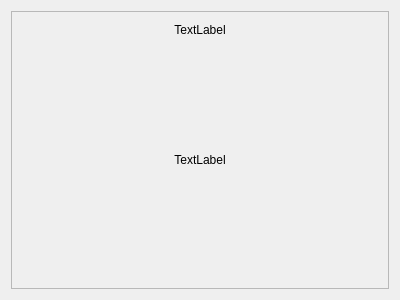
<?xml version="1.0" encoding="UTF-8"?>
<ui version="4.0">
 <class>ModuloRSS</class>
 <widget class="QWidget" name="ModuloRSS">
  <property name="geometry">
   <rect>
    <x>0</x>
    <y>0</y>
    <width>400</width>
    <height>300</height>
   </rect>
  </property>
  <property name="windowTitle">
   <string>ModuloRSS</string>
  </property>
  <layout class="QGridLayout" name="gridLayout_2">
   <item row="0" column="0">
    <widget class="QFrame" name="frame">
     <property name="frameShape">
      <enum>QFrame::StyledPanel</enum>
     </property>
     <property name="frameShadow">
      <enum>QFrame::Raised</enum>
     </property>
     <layout class="QGridLayout" name="gridLayout">
      <item row="0" column="0">
       <layout class="QVBoxLayout" name="verticalLayout" stretch="0,1">
        <item>
         <widget class="QLabel" name="label">
          <property name="text">
           <string>TextLabel</string>
          </property>
          <property name="alignment">
           <set>Qt::AlignCenter</set>
          </property>
         </widget>
        </item>
        <item>
         <widget class="QLabel" name="label_news">
          <property name="text">
           <string>TextLabel</string>
          </property>
          <property name="alignment">
           <set>Qt::AlignCenter</set>
          </property>
         </widget>
        </item>
       </layout>
      </item>
     </layout>
    </widget>
   </item>
  </layout>
 </widget>
 <layoutdefault spacing="6" margin="11"/>
 <resources/>
 <connections/>
</ui>
